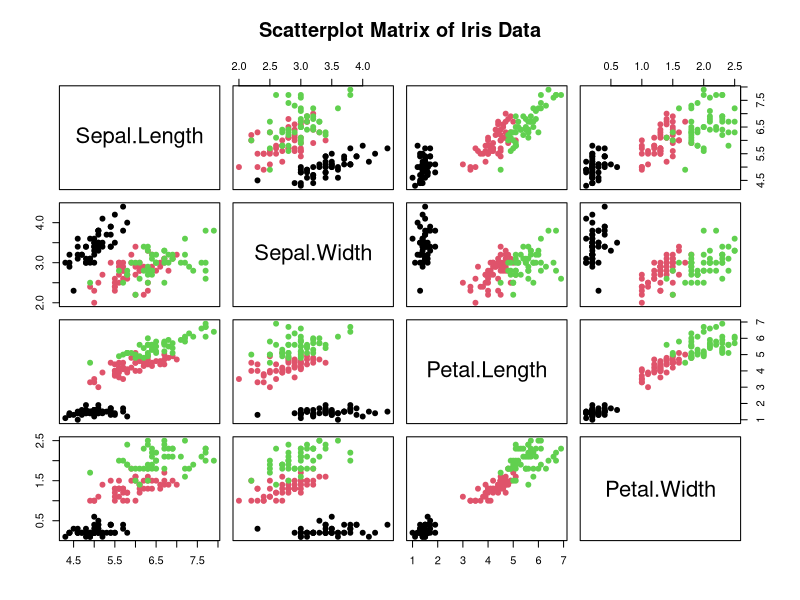

Write R code to recreate this figure.
# Creating a scatterplot matrix for the iris dataset
pairs(iris[, 1:4],
      main = "Scatterplot Matrix of Iris Data",
      pch = 19,
      col = iris$Species)
